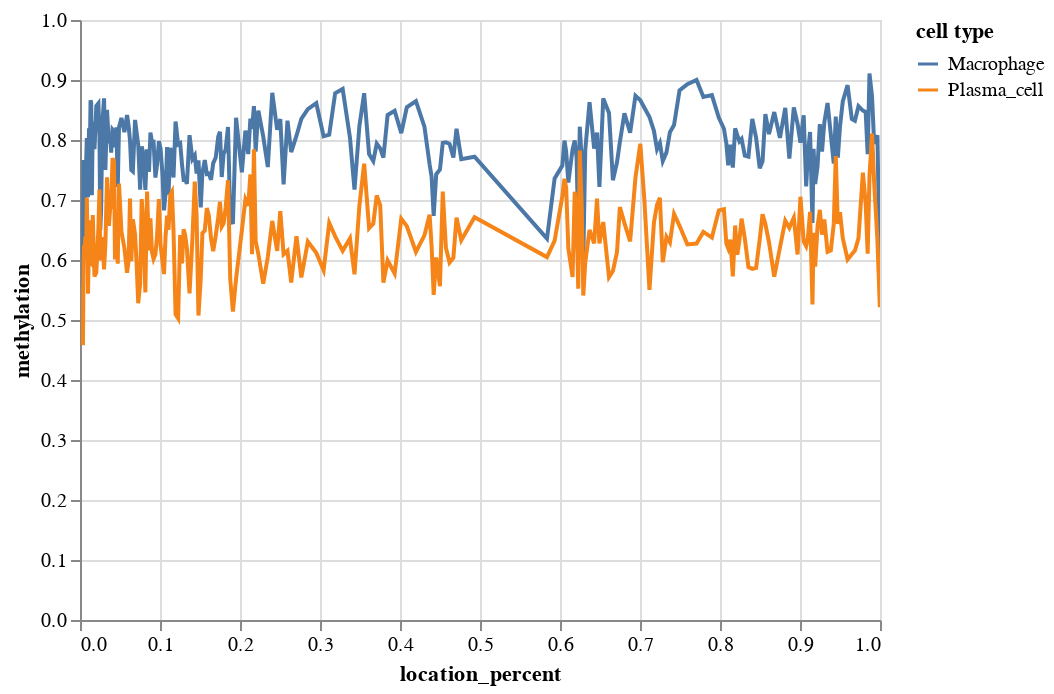

Source (notebook cell):
### Code cell
alt.data_transformers.enable('default', max_rows=None)

alt.Chart(line_df).mark_line().encode(
    x='location_percent',
    y='methylation',
    color='cell type'
).interactive()

### Figure 1 — Vega-Lite specification as saved in the notebook (floating-point values rounded to 4 significant figures; data arrays with more than 128 entries replaced by an {"elided": "..."} marker saying what was removed)
{"config": {"view": {"continuousWidth": 400, "continuousHeight": 300}}, "data": {"name": "data-c09e5781e91e43a092118354ddee278b"}, "mark": "line", "encoding": {"color": {"field": "cell type", "type": "nominal"}, "x": {"field": "location_percent", "type": "quantitative"}, "y": {"field": "methylation", "type": "quantitative"}}, "selection": {"selector004": {"type": "interval", "bind": "scales", "encodings": ["x", "y"]}}, "$schema": "https://vega.github.io/schema/vega-lite/v4.17.0.json", "datasets": {"data-c09e5781e91e43a092118354ddee278b": {"elided": "482 records"}}}
